Frame 1 (no input): blank canvas, image omitted
Frame 60 (the mouse pressed at the canvas centre just before this capture): blank canvas, image omitted
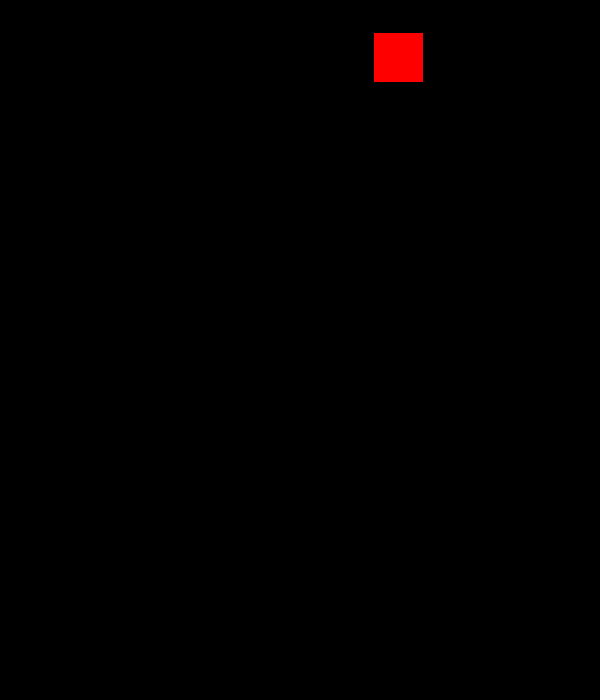
Frame 120 (the mouse held since frame 60 and released just before this capture)

The Processing sketch whose frames 1 and 60 were blank and that drew this single picture after the mouse press (run headless with seeded random() and noise(); from frame 60 on, the mouse is pressed at the canvas centre):

// Processing sketch: part4
// ── part4.pde
ArrayList<Enemy> enemies = new ArrayList<Enemy>();
int enemiesToSpawn = 10;
int enemyTimer = 0;
int spawnInterval = 80;

class Enemy {
  float x, y, speed;
  Enemy(float x, float y, float speed) { this.x = x; this.y = y; this.speed = speed; }
  void update() { y += speed; }
  void draw() { fill(255, 0, 0); rect(x, y, 50, 50); }
}

void setup() {
  size(600, 700);
}

void draw() {
  background(0);
  
  // 生成敵人
  enemyTimer++;
  if (enemyTimer >= spawnInterval && enemiesToSpawn > 0) {
    enemies.add(new Enemy(random(50, width - 50), -50, 2));  // 隨機生成敵人
    enemiesToSpawn--;
    enemyTimer = 0;
  }
  
  // 更新敵人位置
  for (int i = enemies.size() - 1; i >= 0; i--) {
    enemies.get(i).update();
    enemies.get(i).draw();
    if (enemies.get(i).y > height + 50) enemies.remove(i);  // 移出畫面外的敵人
  }
}
